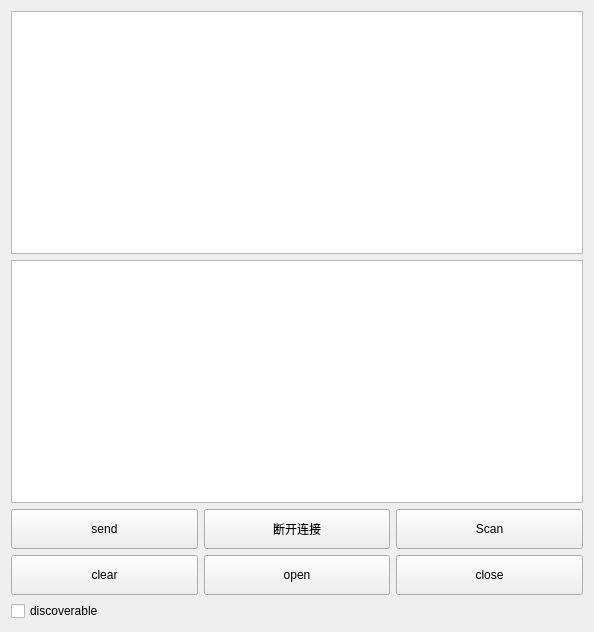
<?xml version="1.0" encoding="UTF-8"?>
<ui version="4.0">
 <class>Widget</class>
 <widget class="QWidget" name="Widget">
  <property name="geometry">
   <rect>
    <x>0</x>
    <y>0</y>
    <width>594</width>
    <height>632</height>
   </rect>
  </property>
  <property name="windowTitle">
   <string>Widget</string>
  </property>
  <layout class="QVBoxLayout" name="verticalLayout_2">
   <item>
    <layout class="QVBoxLayout" name="verticalLayout">
     <item>
      <widget class="QListWidget" name="list">
       <property name="maximumSize">
        <size>
         <width>1000000</width>
         <height>1000000</height>
        </size>
       </property>
      </widget>
     </item>
     <item>
      <widget class="QTextBrowser" name="textBrowser_info">
       <property name="maximumSize">
        <size>
         <width>1000000</width>
         <height>1000000</height>
        </size>
       </property>
       <property name="styleSheet">
        <string notr="true">font: 14pt &quot;宋体&quot;;</string>
       </property>
      </widget>
     </item>
     <item>
      <layout class="QGridLayout" name="gridLayout">
       <item row="0" column="0">
        <widget class="QPushButton" name="pushButton_send">
         <property name="minimumSize">
          <size>
           <width>0</width>
           <height>40</height>
          </size>
         </property>
         <property name="maximumSize">
          <size>
           <width>100000</width>
           <height>10000</height>
          </size>
         </property>
         <property name="text">
          <string>send</string>
         </property>
        </widget>
       </item>
       <item row="0" column="1">
        <widget class="QPushButton" name="pushButton_disconnect">
         <property name="minimumSize">
          <size>
           <width>0</width>
           <height>40</height>
          </size>
         </property>
         <property name="text">
          <string>断开连接</string>
         </property>
        </widget>
       </item>
       <item row="0" column="2">
        <widget class="QPushButton" name="pushButton_scan">
         <property name="minimumSize">
          <size>
           <width>0</width>
           <height>40</height>
          </size>
         </property>
         <property name="styleSheet">
          <string notr="true">font: 14pt &quot;Lucida Sans&quot;;</string>
         </property>
         <property name="text">
          <string>Scan</string>
         </property>
        </widget>
       </item>
       <item row="1" column="0">
        <widget class="QPushButton" name="pushButton_clear">
         <property name="minimumSize">
          <size>
           <width>0</width>
           <height>40</height>
          </size>
         </property>
         <property name="maximumSize">
          <size>
           <width>199999</width>
           <height>199999</height>
          </size>
         </property>
         <property name="text">
          <string>clear</string>
         </property>
        </widget>
       </item>
       <item row="1" column="1">
        <widget class="QPushButton" name="pushButton_openBluetooth">
         <property name="minimumSize">
          <size>
           <width>0</width>
           <height>40</height>
          </size>
         </property>
         <property name="maximumSize">
          <size>
           <width>251</width>
           <height>81</height>
          </size>
         </property>
         <property name="text">
          <string>open</string>
         </property>
        </widget>
       </item>
       <item row="1" column="2">
        <widget class="QPushButton" name="pushButton_closeDevice">
         <property name="minimumSize">
          <size>
           <width>0</width>
           <height>40</height>
          </size>
         </property>
         <property name="text">
          <string>close</string>
         </property>
        </widget>
       </item>
      </layout>
     </item>
     <item>
      <widget class="QCheckBox" name="checkBox_discoverable">
       <property name="styleSheet">
        <string notr="true">font: 12pt &quot;Courier New&quot;;</string>
       </property>
       <property name="text">
        <string>discoverable</string>
       </property>
      </widget>
     </item>
    </layout>
   </item>
  </layout>
 </widget>
 <layoutdefault spacing="6" margin="11"/>
 <resources/>
 <connections/>
</ui>
